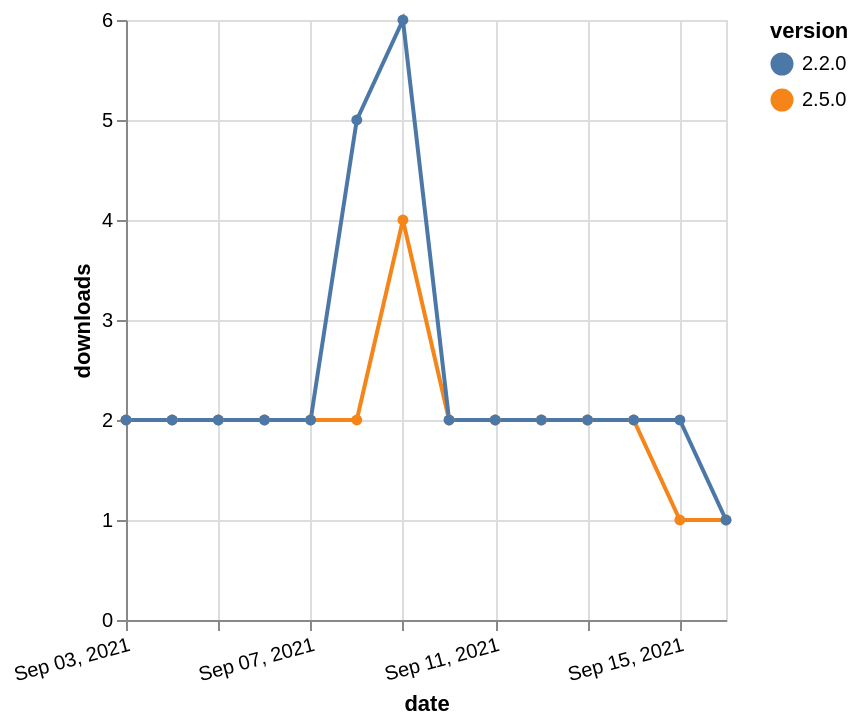

The specification (Vega-Lite) saved for this image:
### Vega-Lite specification from a JSON file in a GitHub repository (floating-point values rounded to 4 significant figures)
{"$schema": "https://vega.github.io/schema/vega-lite/v5.json", "description": "A simple bar chart with embedded data.", "data": {"values": [{"date": "2021-09-03", "total": 4251, "delta": 2, "version": "2.5.0"}, {"date": "2021-09-04", "total": 4253, "delta": 2, "version": "2.5.0"}, {"date": "2021-09-05", "total": 4255, "delta": 2, "version": "2.5.0"}, {"date": "2021-09-06", "total": 4257, "delta": 2, "version": "2.5.0"}, {"date": "2021-09-07", "total": 4259, "delta": 2, "version": "2.5.0"}, {"date": "2021-09-08", "total": 4261, "delta": 2, "version": "2.5.0"}, {"date": "2021-09-09", "total": 4265, "delta": 4, "version": "2.5.0"}, {"date": "2021-09-10", "total": 4267, "delta": 2, "version": "2.5.0"}, {"date": "2021-09-11", "total": 4269, "delta": 2, "version": "2.5.0"}, {"date": "2021-09-12", "total": 4271, "delta": 2, "version": "2.5.0"}, {"date": "2021-09-13", "total": 4273, "delta": 2, "version": "2.5.0"}, {"date": "2021-09-14", "total": 4275, "delta": 2, "version": "2.5.0"}, {"date": "2021-09-15", "total": 4276, "delta": 1, "version": "2.5.0"}, {"date": "2021-09-16", "total": 4277, "delta": 1, "version": "2.5.0"}, {"date": "2021-09-03", "total": 9730, "delta": 2, "version": "2.2.0"}, {"date": "2021-09-04", "total": 9732, "delta": 2, "version": "2.2.0"}, {"date": "2021-09-05", "total": 9734, "delta": 2, "version": "2.2.0"}, {"date": "2021-09-06", "total": 9736, "delta": 2, "version": "2.2.0"}, {"date": "2021-09-07", "total": 9738, "delta": 2, "version": "2.2.0"}, {"date": "2021-09-08", "total": 9743, "delta": 5, "version": "2.2.0"}, {"date": "2021-09-09", "total": 9749, "delta": 6, "version": "2.2.0"}, {"date": "2021-09-10", "total": 9751, "delta": 2, "version": "2.2.0"}, {"date": "2021-09-11", "total": 9753, "delta": 2, "version": "2.2.0"}, {"date": "2021-09-12", "total": 9755, "delta": 2, "version": "2.2.0"}, {"date": "2021-09-13", "total": 9757, "delta": 2, "version": "2.2.0"}, {"date": "2021-09-14", "total": 9759, "delta": 2, "version": "2.2.0"}, {"date": "2021-09-15", "total": 9761, "delta": 2, "version": "2.2.0"}, {"date": "2021-09-16", "total": 9762, "delta": 1, "version": "2.2.0"}]}, "width": "container", "mark": {"type": "line", "point": {"filled": true}}, "encoding": {"x": {"field": "date", "type": "temporal", "timeUnit": "yearmonthdate", "title": "date", "axis": {"labelAngle": -15}}, "y": {"field": "delta", "type": "quantitative", "title": "downloads"}, "color": {"field": "version", "type": "nominal"}, "tooltip": {"field": "delta"}}}
